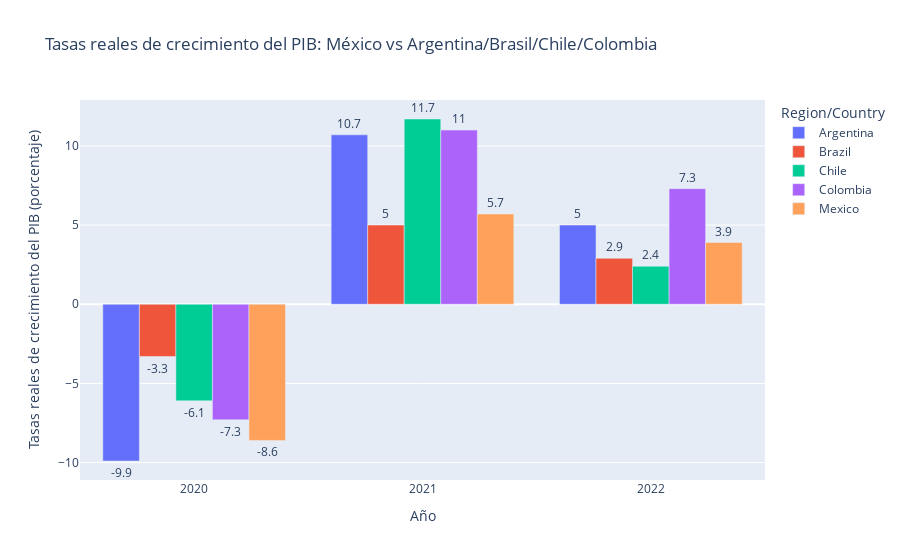

Here is the notebook cell this chart was saved with:
### Code cell
import plotly.express as px

# Convertir 'Value' a numérico (quitando comas)
df_filtrado['Value'] = df_filtrado['Value'].astype(str).str.replace(',', '').astype(float)

# Filtrar solo Imports CIF
gdp_rrg = df_filtrado[df_filtrado['Series'] == 'GDP real rates of growth (percent)']

# Seleccionar México y Argentina/Brasil/Chile/Colombia
subset = gdp_rrg[gdp_rrg['Region/Country'].isin(['Mexico', 'Argentina', 'Brazil', 'Chile', 'Colombia'])]

# Gráfico de barras
fig = px.bar(
    subset,
    x="Year",
    y="Value",
    color="Region/Country",
    barmode="group",
    title="Tasas reales de crecimiento del PIB: México vs Argentina/Brasil/Chile/Colombia",
    labels={"Value": "Tasas reales de crecimiento del PIB (porcentaje)", "Year": "Año"}
)
fig.update_traces(texttemplate='%{y:.3}', textposition='outside')
fig.show()

### Figure 1 — Plotly figure (JSON) as saved in the notebook; plotly's stock layout.template omitted (floating-point values rounded to 4 significant figures)
{"data": [{"alignmentgroup": "True", "hovertemplate": "Region/Country=Argentina<br>Año=%{x}<br>Tasas reales de crecimiento del PIB (porcentaje)=%{y}<extra></extra>", "legendgroup": "Argentina", "marker": {"color": "#636efa", "pattern": {"shape": ""}}, "name": "Argentina", "offsetgroup": "Argentina", "orientation": "v", "showlegend": true, "textposition": "outside", "texttemplate": "%{y:.3}", "type": "bar", "x": [2020, 2021, 2022], "xaxis": "x", "y": [-9.9, 10.7, 5], "yaxis": "y"}, {"alignmentgroup": "True", "hovertemplate": "Region/Country=Brazil<br>Año=%{x}<br>Tasas reales de crecimiento del PIB (porcentaje)=%{y}<extra></extra>", "legendgroup": "Brazil", "marker": {"color": "#EF553B", "pattern": {"shape": ""}}, "name": "Brazil", "offsetgroup": "Brazil", "orientation": "v", "showlegend": true, "textposition": "outside", "texttemplate": "%{y:.3}", "type": "bar", "x": [2020, 2021, 2022], "xaxis": "x", "y": [-3.3, 5, 2.9], "yaxis": "y"}, {"alignmentgroup": "True", "hovertemplate": "Region/Country=Chile<br>Año=%{x}<br>Tasas reales de crecimiento del PIB (porcentaje)=%{y}<extra></extra>", "legendgroup": "Chile", "marker": {"color": "#00cc96", "pattern": {"shape": ""}}, "name": "Chile", "offsetgroup": "Chile", "orientation": "v", "showlegend": true, "textposition": "outside", "texttemplate": "%{y:.3}", "type": "bar", "x": [2020, 2021, 2022], "xaxis": "x", "y": [-6.1, 11.7, 2.4], "yaxis": "y"}, {"alignmentgroup": "True", "hovertemplate": "Region/Country=Colombia<br>Año=%{x}<br>Tasas reales de crecimiento del PIB (porcentaje)=%{y}<extra></extra>", "legendgroup": "Colombia", "marker": {"color": "#ab63fa", "pattern": {"shape": ""}}, "name": "Colombia", "offsetgroup": "Colombia", "orientation": "v", "showlegend": true, "textposition": "outside", "texttemplate": "%{y:.3}", "type": "bar", "x": [2020, 2021, 2022], "xaxis": "x", "y": [-7.3, 11, 7.3], "yaxis": "y"}, {"alignmentgroup": "True", "hovertemplate": "Region/Country=Mexico<br>Año=%{x}<br>Tasas reales de crecimiento del PIB (porcentaje)=%{y}<extra></extra>", "legendgroup": "Mexico", "marker": {"color": "#FFA15A", "pattern": {"shape": ""}}, "name": "Mexico", "offsetgroup": "Mexico", "orientation": "v", "showlegend": true, "textposition": "outside", "texttemplate": "%{y:.3}", "type": "bar", "x": [2020, 2021, 2022], "xaxis": "x", "y": [-8.6, 5.7, 3.9], "yaxis": "y"}], "layout": {"barmode": "group", "legend": {"title": {"text": "Region/Country"}, "tracegroupgap": 0}, "title": {"text": "Tasas reales de crecimiento del PIB: México vs Argentina/Brasil/Chile/Colombia"}, "xaxis": {"anchor": "y", "domain": [0, 1], "title": {"text": "Año"}}, "yaxis": {"anchor": "x", "domain": [0, 1], "title": {"text": "Tasas reales de crecimiento del PIB (porcentaje)"}}}}
